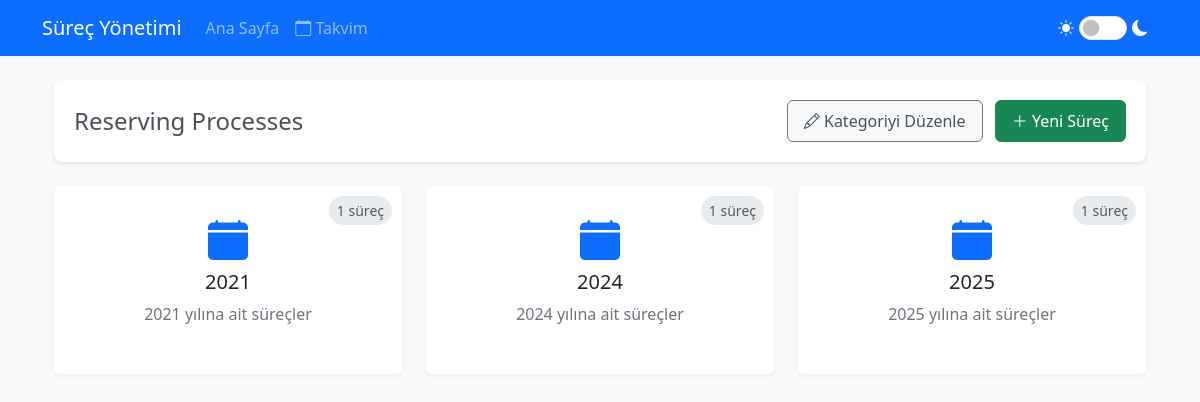
Page /category/1 on the committed database.
### app.py (models this page shows, shortened)
class ProcessCategory(db.Model):
    id = db.Column(db.Integer, primary_key=True)
    name = db.Column(db.String(100), nullable=False)
    description = db.Column(db.Text)
    created_at = db.Column(db.DateTime, default=datetime.now)
    processes = db.relationship('Process', backref='category', lazy=True)

class Process(db.Model):
    id = db.Column(db.Integer, primary_key=True)
    name = db.Column(db.String(100), nullable=False)
    description = db.Column(db.Text)
    created_at = db.Column(db.DateTime, default=datetime.now)
    is_started = db.Column(db.Boolean, default=False)
    started_at = db.Column(db.DateTime)
    version = db.Column(db.Integer, nullable=False, default=1)
    year = db.Column(db.Integer, nullable=False, default=lambda: datetime.now().year)
    category_id = db.Column(db.Integer, db.ForeignKey('process_category.id', name='fk_process_category'), nullable=True)
    steps = db.relationship('Step', backref='process', lazy=True, cascade='all, delete-orphan')

### app.py (the view)
@app.route('/category/<int:category_id>')
def category_years(category_id):
    category = ProcessCategory.query.get_or_404(category_id)
    processes = Process.query.filter_by(category_id=category_id).all()
    years = sorted(set(process.year for process in processes))
    processes_by_year = {}
    for year in years:
        processes_by_year[year] = len([p for p in processes if p.year == year])
    return render_template('category_years.html',
                         category=category,
                         years=years,
                         processes_by_year=processes_by_year)

### app.py (called while the page is built)
@app.before_request
def before_request():
    if not getattr(app, '_got_first_request', False):
        check_process_status()
        app._got_first_request = True

### templates/category_years.html (shortened to what this page needs)
{% extends "base.html" %}
{% block content %}
<div class="container mt-4">
    <div class="header-section d-flex justify-content-between align-items-center mb-4">
        {% if category.description %}
        <h2 class="category-title">{{ category.description }}</h2>
        {% else %}
        <h2 class="category-title">{{ category.name }}</h2>
        {% endif %}
        <div>
            <a href="{{ url_for('edit_category', category_id=category.id) }}" class="btn btn-outline-light me-2">
                <i class="bi bi-pencil"></i> Kategoriyi Düzenle
            </a>
            <a href="{{ url_for('new_process') }}" class="btn btn-success">
                <i class="bi bi-plus-lg"></i> Yeni Süreç
            </a>
        </div>
    </div>
    <div class="row row-cols-1 row-cols-md-2 row-cols-lg-3 g-4">
        {% for year in years %}
        <div class="col">
            <a href="{{ url_for('category_processes', category_id=category.id, year=year) }}"
                class="text-decoration-none">
                <div class="card year-card">
                    <div class="card-body text-center position-relative">
                        <span class="process-count text-muted">
                            {{ processes_by_year[year] }} süreç
                        </span>
                        <i class="bi bi-calendar-fill calendar-icon"></i>
                        <h5 class="card-title mb-2">{{ year }}</h5>
                        <p class="card-text text-muted">{{ year }} yılına ait süreçler</p>
                    </div>
                </div>
            </a>
        </div>
        {% endfor %}
    </div>
</div>
{% endblock %}

### static/css/style.css (style rules this page uses)
body { background-color: #f8f9fa; }
.card-body { padding: 1.5rem; }
.card { box-shadow: 0 0.125rem 0.25rem rgba(0, 0, 0, 0.075); border: none; margin-bottom: 1.5rem; }
.btn { padding: 0.5rem 1rem; margin: 0; }
.btn i { transition: transform 0.2s ease; }
.card { overflow: visible; }
.card-body { overflow: visible; }

### templates/category_years.html (style rules this page uses)
.year-card { transition: transform 0.2s; border: none; box-shadow: 0 2px 4px rgba(0, 0, 0, 0.05); height: 100%; background-color: var(--bs-body-bg); }
.calendar-icon { font-size: 2.5rem; color: var(--bs-primary); margin-bottom: 10px; }
.process-count { position: absolute; top: 10px; right: 10px; background-color: var(--bs-gray-200); padding: 0.25rem 0.5rem; border-radius: 20px; font-size: 0.875rem; color: var(--bs-body-color); }
.header-section { padding: 1.25rem; border-radius: 8px; box-shadow: 0 2px 4px rgba(0, 0, 0, 0.1); }
.category-title { font-size: 1.5rem; font-weight: 500; margin: 0; line-height: 1.2; }
[data-bs-theme="light"] .category-title { color: var(--bs-gray-700) !important; }
[data-bs-theme="light"] .header-section { background-color: var(--bs-white); }
[data-bs-theme="light"] .year-card { background-color: var(--bs-white); }
[data-bs-theme="light"] .card-title { color: var(--bs-dark); }
[data-bs-theme="light"] .card-text { color: var(--bs-gray-600) !important; }
[data-bs-theme="light"] .btn-outline-light { color: var(--bs-gray-700) !important; border-color: var(--bs-gray-600) !important; background-color: var(--bs-gray-100) !important; }

### rows in the picture
ProcessCategory: description "Reserving Processes"
Process: year "1", year "2021"
Process: year "1", year "2024"
Process: year "1", year "2025"
